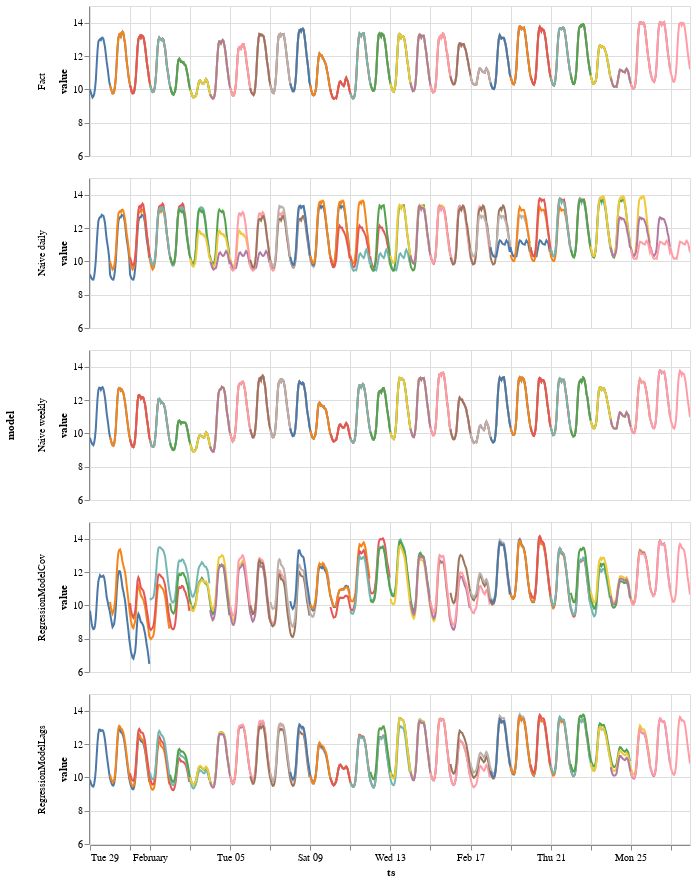

Write notebook code for a chart like this one.
### Code cell
alt.data_transformers.disable_max_rows()

alt.Chart(optimization_df.reset_index()).mark_line().encode(
    x='ts:T',
    y=alt.Y('value:Q',scale=alt.Scale(zero=False)),
    color=alt.Color('prediction_date:N', legend=None),
    row='model:N'
).properties(width=600, height=150).interactive()

### Figure 1 — Vega-Lite specification as saved in the notebook (floating-point values rounded to 4 significant figures; data arrays with more than 128 entries replaced by an {"elided": "..."} marker saying what was removed)
{"config": {"view": {"continuousWidth": 400, "continuousHeight": 300}}, "data": {"name": "data-a628bce1b1d3c123599ef14fe9e4b583"}, "mark": "line", "encoding": {"color": {"type": "nominal", "field": "prediction_date", "legend": null}, "row": {"type": "nominal", "field": "model"}, "x": {"type": "temporal", "field": "ts"}, "y": {"type": "quantitative", "field": "value", "scale": {"zero": false}}}, "height": 150, "selection": {"selector015": {"type": "interval", "bind": "scales", "encodings": ["x", "y"]}}, "width": 600, "$schema": "https://vega.github.io/schema/vega-lite/v4.8.1.json", "datasets": {"data-a628bce1b1d3c123599ef14fe9e4b583": {"elided": "10080 records"}}}
